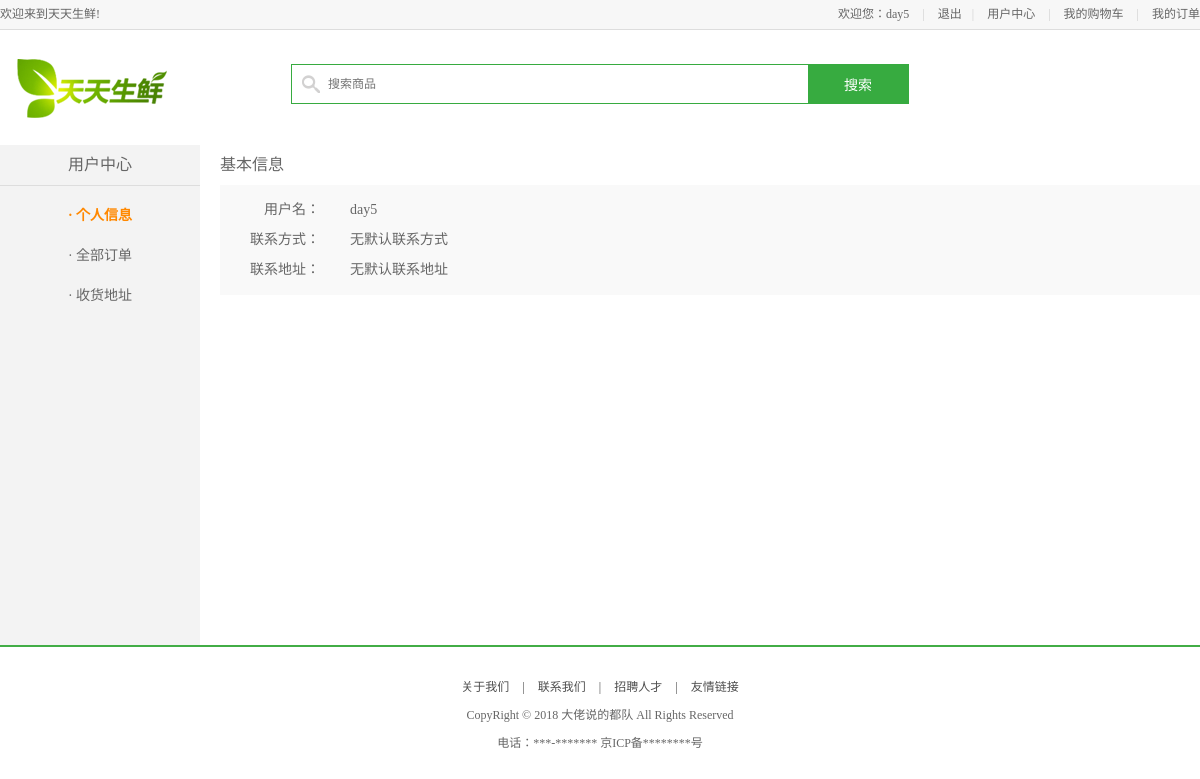
The app's page /user/ (signed in), older data.
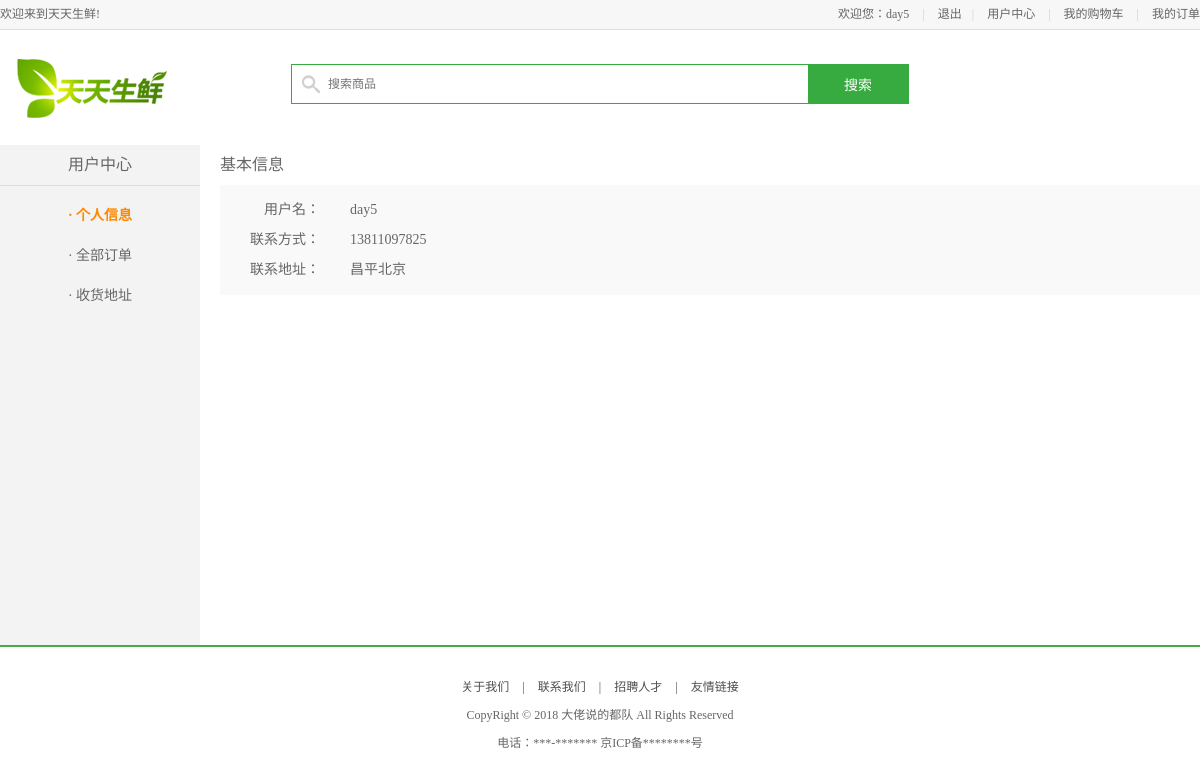
The same page, newer data.
### apps/user/models.py (models this page shows, shortened)
class User(AbstractUser, BaseModel):
    class Meta:
        db_table = "db_user"
        verbose_name = "用户"
        verbose_name_plural = verbose_name

class Address(BaseModel):
    user = models.ForeignKey("User", verbose_name="所属账户")
    receiver = models.CharField(max_length=20, verbose_name="收件人")
    addr = models.CharField(max_length=256, verbose_name="收件地址")
    zip_code = models.CharField(max_length=6, null=True, verbose_name="邮政编码")
    phone = models.CharField(max_length=11, verbose_name="联系电话")
    is_default = models.BooleanField(default=False, verbose_name="是否默认")
    objects = AddressManager()
    class Meta:
        db_table = "db_address"
        verbose_name = "地址"
        verbose_name_plural = verbose_name

### apps/user/views.py (the view, shortened to what this page needs)
class UserInfoView(LoginRequiredMixin, View):
    def get(self, request):
        user = request.user
        address = Address.objects.get_default_address(user)
        return render(request, "df_user/user_center_info.html", {'address':address})

### apps/user/models.py (called while the page is built)
    def get_default_address(self, user):
        try:
            address = self.get(user=user, is_default=True)
        except self.model.DoesNotExist:
            address = None
        return address

### templates/df_user/user_center_info.html (shortened to what this page needs)
{% extends 'base.html' %}
{% block center_body %}
	<div class="main_con clearfix">
		<div class="left_menu_con clearfix">
			<h3>用户中心</h3>
			<ul>
				<li><a href="{% url "df_user:user" %}" class="active">· 个人信息</a></li>
				<li><a href="/user/order/1">· 全部订单</a></li>
				<li><a href="{% url "df_user:address" %}">· 收货地址</a></li>
			</ul>
		</div>
		<div class="right_content clearfix">
				<div class="info_con clearfix">
				<h3 class="common_title2">基本信息</h3>
						<ul class="user_info_list">
							<li><span>用户名：</span>{{ request.user.username }}</li>
                            {% if address %}
							<li><span>联系方式：</span>{{ address.phone }}</li>
							<li><span>联系地址：</span>{{ address.addr }}</li>
                            {% else %}
                            <li><span>联系方式：</span>无默认联系方式</li>
							<li><span>联系地址：</span>无默认联系地址</li>
                            {% endif %}
						</ul>
				</div>
            <h3 class="common_title2">{{ explain }}</h3>
		</div>
	</div>
{% endblock center_body %}

### templates/base.html (shortened to what this page needs)
{% extends 'base_foot.html' %}
{% block body %}
    <div class="header_con">
		<div class="header">
			<div class="welcome fl">欢迎来到天天生鲜!</div>
			<div class="fr">
                {% if request.user.is_authenticated %}
				<div class="login_btn fl">欢迎您：<em>{{request.user.username }}</em>
                    <span>|</span>
                    <em><a href="{% url "df_user:logout" %}">退出</a></em>
				</div>
                {% else %}
				<div class="login_btn fl">
					<a href=" {% url "df_user:login" %}">登录</a>
					<span>|</span>
					<a href=" {% url "df_user:register" %}">注册</a>
				</div>
                {% endif %}
				<div class="user_link fl">
					<span>|</span>
					<a href="{% url "df_user:user" %}">用户中心</a>
					<span>|</span>
					<a href="">我的购物车</a>
					<span>|</span>
					<a href="{% url "df_user:order"  %}">我的订单</a>
				</div>
			</div>
		</div>
	</div>
    <div class="search_bar clearfix">
		<a href="/" class="logo fl"><img src="/static/images/logo.png"></a>
		<div class="search_con fl">
			<input type="text" class="input_text fl" name="q" placeholder="搜索商品">
			<input type="button" class="input_btn fr" name="" value="搜索">
		</div>
	</div>
{% block center_body %}
{% endblock center_body %}
{% endblock body %}

### templates/base_foot.html (shortened to what this page needs)
<!DOCTYPE html PUBLIC "-//W3C//DTD XHTML 1.0 Transitional//EN"
        "http://www.w3.org/TR/xhtml1/DTD/xhtml1-transitional.dtd">
<html xmlns="http://www.w3.org/1999/xhtml" xml:lang="en">
<head>
    <link rel="stylesheet" type="text/css" href="/static/css/reset.css">
    <link rel="stylesheet" type="text/css" href="/static/css/main.css">
</head>
<body>
{% block body %}{% endblock body %}
<div class="footer no-mp">
    <div class="foot_link">
        <a href="https://github.com/weilanhanf/daily_fresh_demo">关于我们</a>
        <span>|</span>
        <a href="https://www.cnblogs.com/welan/">联系我们</a>
        <span>|</span>
        <a href="#">招聘人才</a>
        <span>|</span>
        <a href="#">友情链接</a>
    </div>
    <p>CopyRight © 2018 大佬说的都队 All Rights Reserved</p>
    <p>电话：***-******* 京ICP备********号</p>
</div>
</body>
</html>

### static/css/main.css (style rules this page uses)
body { font-family:'Microsoft Yahei';font-size:12px;color:#666; }
html,body { height:100% }
.header_con { background-color:#f7f7f7; height:29px; border-bottom:1px solid #dddddd }
.header { width:1200px; height:29px; margin:0 auto; }
.welcome,.login_info,.login_btn,.user_link { line-height:29px; }
.login_btn a,.user_link a { color:#666; }
.login_btn span,.user_link span { color:#cecece; margin:0 10px; }
.search_bar { width:1200px;height:115px;margin:0 auto; }
.logo { width:150px;height:59px;margin:29px 0 0 17px; }
.search_con { width:616px;height:38px;border:1px solid #37ab40;margin:34px 0 0 124px;background:url(../images/icons.png) 10px -338px no-repeat; }
.search_con .input_text { width:470px;height:34px;border:0px;margin:2px 0 0 36px;outline:none;font-size:12px;color:#737272;font-family:'Microsoft Yahei' }
.search_con .input_btn { width:100px;height:38px;background-color:#37ab40;border:0px;font-size:14px;color:#fff;font-family:'Microsoft Yahei';outline:none;cursor:pointer; }
.footer { border-top:2px solid #42ad46; margin:30px 0; }
.foot_link { text-align:center;margin-top:30px; }
.foot_link a,.foot_link span { color:#4e4e4e; }
.foot_link span { padding:0 10px }
.footer p { text-align:center; margin-top:10px; }
.no-mp { margin-top:0px; }
.main_con { width:1200px; margin:0 auto; background:url(../images/left_bg.jpg) repeat-y; }
.left_menu_con { width:200px; float:left; }
.left_menu_con h3 { font-size:16px; line-height:40px; border-bottom:1px solid #ddd; text-align:center; margin-bottom:10px; }
.left_menu_con ul li { line-height:40px; text-align:center; font-size:14px; }
.left_menu_con ul li a { color:#666; }
.left_menu_con ul li .active { color:#ff8800; font-weight:bold; }
.right_content { width:980px; float:right; min-height:500px; }
.common_title2 { height:20px;line-height:20px;font-size:16px;margin:10px 0; }
.user_info_list { background-color:#f9f9f9; margin:10px 0 15px; padding:10px 0; height:90px; }
.user_info_list li { line-height:30px; text-indent:30px; font-size:14px; }
.user_info_list li span { width:100px; float:left; text-align:right; }
.info_con { width:980px; }

Row changes from the older to the newer data that the page shows:
added Address: phone "13811097825", addr "昌平北京"
Text that changed along with them:
text no longer shown: "无默认联系方式 无默认联系地址"
